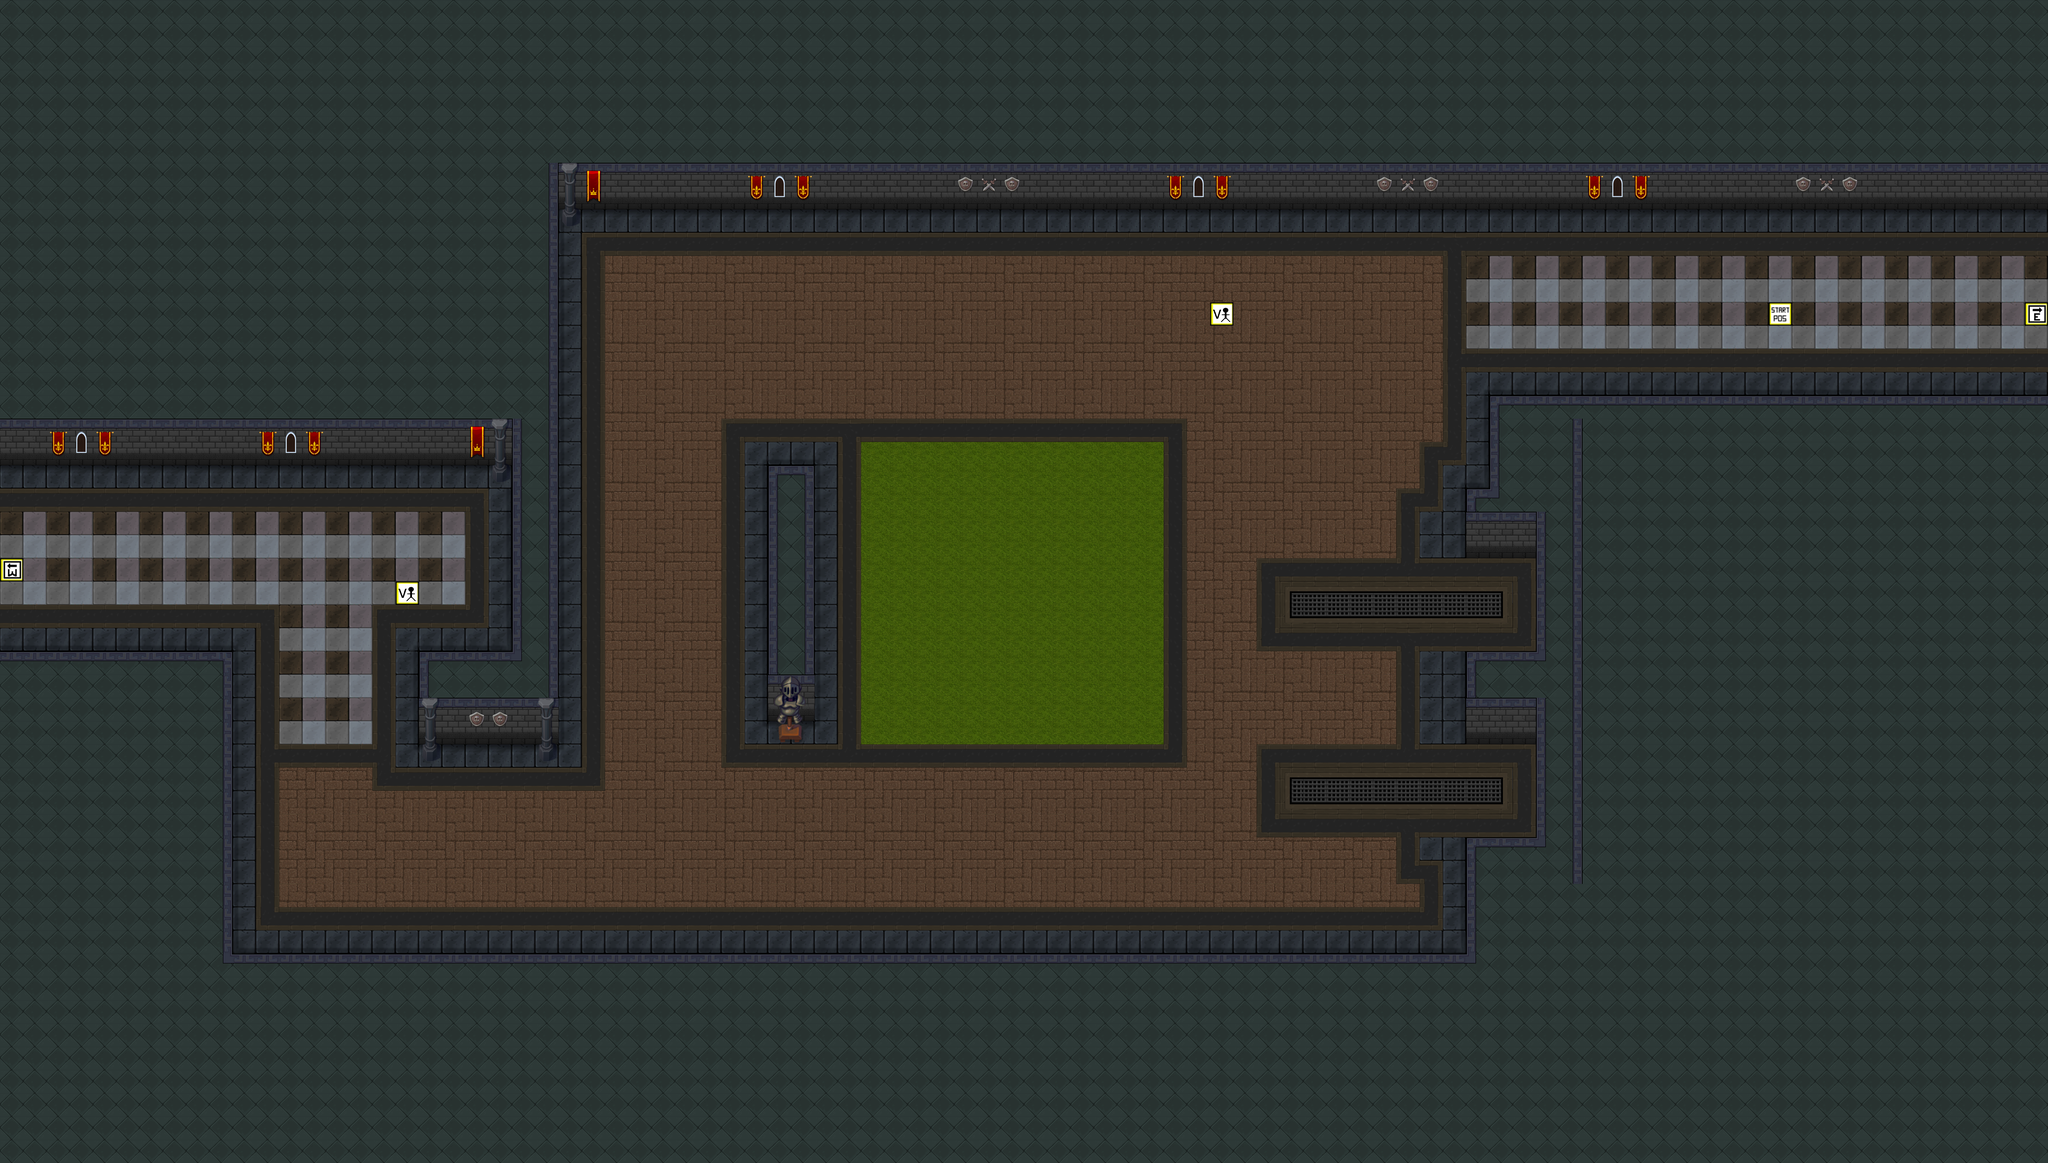

The image is a tile-based game level rendered from a .tmx file. Its description and source (layers, tilesets, objects; grid data summarised) follow:
An orthogonal 88x50 tile map with 64x64 px tiles, 3 tile layers (game tiles, extra game tiles, marker tiles), 2 tilesets and 14 objects (12x Collision, 2x Spike Block).

<map version="1.2" tiledversion="1.3.4" orientation="orthogonal" renderorder="left-up" compressionlevel="0" width="88" height="50" tilewidth="64" tileheight="64" infinite="0" nextlayerid="64" nextobjectid="873">
 <tileset firstgid="1" name="marker_tiles" tilewidth="64" tileheight="64" tilecount="100" columns="10">
  <image source="marker_tiles.png" width="640" height="640" />
 </tileset>
 <tileset firstgid="101" name="tileset2" tilewidth="64" tileheight="64" tilecount="616" columns="22">
  <image source="tileset2.png" width="1408" height="1792" />
 </tileset>
 <layer id="59" name="game tiles" width="88" height="50">
  <data>[4400 cells, 4400 non-empty, 52 distinct tile ids]</data>
 </layer>
 <layer id="60" name="extra game tiles" width="88" height="50">
  <data>[4400 cells, 74 non-empty, 19 distinct tile ids]</data>
 </layer>
 <layer id="61" name="marker tiles" width="88" height="50">
  <data>[4400 cells, 5 non-empty, 4 distinct tile ids]</data>
 </layer>
 <objectgroup color="#ffaa00" id="42" name="collision" visible="0">
  <object id="834" name="Wall" type="Collision" x="0" y="2624" width="5632" height="576" />
  <object id="835" name="Wall" type="Collision" x="4224" y="1088" width="1408" height="1536" />
  <object id="836" name="Wall" type="Collision" x="1536" y="0" width="4096" height="576" />
  <object id="837" name="Wall" type="Collision" x="1408" y="1280" width="128" height="512" />
  <object id="839" name="Wall" type="Collision" x="0" y="0" width="1536" height="1280" />
  <object id="840" name="Wall" type="Collision" x="0" y="1792" width="640" height="832" />
  <object id="847" name="Wall" type="Collision" x="1152" y="1792" width="384" height="256" />
  <object id="852" name="Wall" type="Collision" x="4096" y="1088" width="128" height="256" />
  <object id="855" name="Wall" type="Collision" x="4032" y="1344" width="192" height="192" />
  <object id="856" name="Wall" type="Collision" x="4032" y="1792" width="192" height="256" />
  <object id="857" name="Wall" type="Collision" x="4032" y="2304" width="192" height="320" />
  <object id="868" name="Spike Block" gid="17" x="4096" y="2304" width="64" height="64">
   <properties>
    <property name="xdirection" value="left" />
    <property name="xdistance" type="int" value="10" />
    <property name="xspeed" type="float" value="4" />
    <property name="ydirection" value="still" />
    <property name="ydistance" type="int" value="0" />
    <property name="yspeed" type="float" value="0" />
   </properties>
  </object>
  <object id="869" name="Spike Block" gid="17" x="4096" y="1792" width="64" height="64">
   <properties>
    <property name="xdirection" value="left" />
    <property name="xdistance" type="int" value="10" />
    <property name="xspeed" type="float" value="4" />
    <property name="ydirection" value="still" />
    <property name="ydistance" type="int" value="0" />
    <property name="yspeed" type="float" value="0" />
   </properties>
  </object>
  <object id="871" name="Wall" type="Collision" x="2112" y="1280" width="128" height="704" />
 </objectgroup>
</map>
